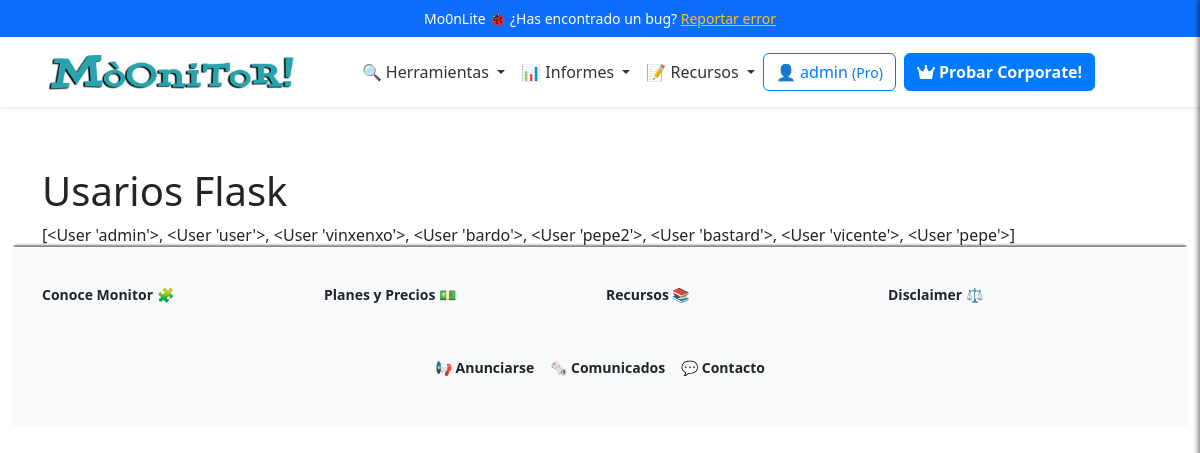
The page /admin/usuarios (signed in) on the database its author committed.
### app/models/user_model.py (models this page shows, shortened)
class Users(UserMixin, db.Model):
    __tablename__ = 'Users'
    id = db.Column(db.Integer, primary_key=True)
    username = db.Column(db.String(80), unique=True, nullable=False)
    email = db.Column(db.String(120), unique=True, nullable=False)
    password_hash = db.Column(db.String(255), nullable=False)
    token = db.Column(db.String(255), index=True, unique=True)
    active = db.Column(db.Boolean, default=False)
    registered_on = db.Column(db.DateTime,
                              nullable=False,
                              default=datetime.datetime.utcnow)
    config = db.Column(JSONType)
    role = db.Column(db.String(20), nullable=False, default='usuario')
    subscription_plan = db.Column(Enum('Free',
                                       'Pro',
                                       'Corporate',
                                       name='subscription_plans'),
                                  default='Free')
    subscription_currency = db.Column(
        db.String(3), default='EUR')  # ISO currency codes (e.g., USD, EUR)
    subscription_expiration = db.Column(db.DateTime, nullable=True)
    subscription_frequency = db.Column(Enum('Monthly',
                                            'Annually',
                                            name='subscription_frequency'),
                                       default='Monthly')
    primary_payment = db.Column(JSONType, nullable=True)  # IBAN, SWIFT, etc.
    secondary_payment = db.Column(JSONType, nullable=True)
    transactions = db.relationship('Transaction', backref='user', lazy=True)
    def __repr__(self):
        return '<User %r>' % self.username
    def is_subscription_active(self):
        if not self.subscription_expiration:
            return False
        return self.subscription_expiration > datetime.datetime.utcnow()

### app/views/user_views.py (the view)
@app.route('/admin/usuarios')
@login_required
def usuarios():
    breadcrumbs = [{
        'url': '/admin',
        'text': 'Admin'
    }, {
        'url': '/admin/usuarios',
        'text': 'Listado usuarios'
    }]
    users = Users.query.all()
    log_event('ADMIN', 'Lista de usuarios.')
    return render_template('user/usuarios.html',
                           users=users,
                           breadcrumbs=breadcrumbs)

### app/__init__.py (called while the page is built)
@app.context_processor
def inject_sidebar_info():
    return dict(is_admin=current_user.is_authenticated
                and current_user.role == 'admin')

@app.context_processor
def inject_breadcrumb():
    breadcrumbs = [{
        'url': '/',
        'text': 'Inicio'
    }, {
        'url': '/profile',
        'text': 'Opcion 1'
    }, {
        'url': '/profile/edit',
        'text': 'Sub opcion 1'
    }]
    return {'breadcrumbs': breadcrumbs}

@app.context_processor
def inject_grouped_tools():
    grouped_tools = {}
    for category, tools_in_category in groupby(sorted(
            tools, key=itemgetter('category')),
                                               key=itemgetter('category')):
        subcategories = {}
        for subcategory, tools_in_subcategory in groupby(
                sorted(tools_in_category, key=itemgetter('subcategory')),
                key=itemgetter('subcategory')):
            subcategories[subcategory] = list(tools_in_subcategory)
        grouped_tools[category] = subcategories
    return dict(grouped_tools=grouped_tools)

@login_manager.user_loader
def load_user(user_id):
    return Users.query.get(int(user_id))

### app/controllers/logs_controller.py (called while the page is built)
def log_event(event, description):
    page = request.path
    user_id = current_user.id if current_user.is_authenticated else None
    user_name = current_user.username if current_user.is_authenticated else None
    log = Log(user_id=user_id,
              user_name=user_name,
              event=event,
              description=description,
              page=page)
    db.session.add(log)
    db.session.commit()

### app/templates/user/usuarios.html (shortened to what this page needs)
{% extends "base.html" %}
{% block content %}
    <h1>Usarios Flask</h1>
    {{ users }}
{% endblock %}

### app/templates/inc/navbar.html (shortened to what this page needs)
<nav class="navbar navbar-expand-lg navbar-light bg-white shadow-sm">
  <div class="container">
    <a class="navbar-brand mx-auto" href="{{ url_for('index') }}">
      <img src="{{ url_for('static', filename='logo.png') }}" alt="Logo" height="50"
        class="d-inline-block align-text-top">
    </a>
    <div class="collapse navbar-collapse justify-content-center" id="navbarNav">
      <ul class="navbar-nav align-items-center">
        <li class="nav-item dropdown">
          <a class="nav-link dropdown-toggle" href="#" id="domainDnsDropdown" role="button" data-bs-toggle="dropdown"
            aria-expanded="false">
            🔍 Herramientas
          </a>
        </li>
        <li class="nav-item dropdown">
          <a class="nav-link dropdown-toggle" href="#" id="domainDnsDropdown" role="button" data-bs-toggle="dropdown"
            aria-expanded="false">
            📊 Informes
          </a>
        </li>
        <li class="nav-item dropdown">
          <a class="nav-link dropdown-toggle" href="#" id="domainDnsDropdown" role="button" data-bs-toggle="dropdown"
            aria-expanded="false">
            📝 Recursos
          </a>
        </li>
      </ul>
    <div class="d-flex flex-column flex-sm-row align-items-center justify-content-center ms-0 mb-3 mt-3">
      {% if current_user.is_authenticated %}
          <a href="/dashboard" class="btn btn-outline-primary mb-2 mb-sm-0 me-sm-2">
              <span class="item-responsive">👤 {{ current_user.username }}
                  <small>({{ current_user.subscription_plan }})</small>
              </span>
          </a>
          {% if current_user.subscription_plan == "Free" %}
              <a class="btn btn-primary mb-2 mb-sm-0 me-sm-2 text-decoration-none fw-semibold" href="{{ url_for('edit_subscription') }}">
                  <i class="fa-solid fa-rocket"></i> Mejorar!
              </a>
          {% elif current_user.subscription_plan == "Pro" %}
              <a class="btn btn-primary mb-2 mb-sm-0 me-sm-2 text-decoration-none fw-semibold" href="{{ url_for('edit_subscription') }}">
                  <i class="fa-solid fa-crown"></i> Probar Corporate!
              </a>
          {% endif %}
      {% endif %}
  </div>
    </div>
  </div>
</nav>

### app/static/css/style.css (style rules this page uses)
:root { --primary-color: #007bff; --secondary-color: #6c757d; --background-color: #f8f9fa; --text-color: #212529; --info-color: #7c71c5; --navbar-background: white; --navbar-shadow: 0 4px 2px -2px rgba(0, 0, 0, 0.1); --navbar-link: #333; --white: #fff; --featured-column: #f9f9f9; --menu-header: #000; --menu-separator: #ccc; --hover-background: #e0e0e0; }
body { display: flex; flex-direction: column; min-height: 100vh; background-image: url('https://ciberpunk.es/wp-content/uploads/2020/12/finance4-section-bg2.png'); background-repeat: repeat-y; background-blend-mode: normal; }
.navbar { background-color: var(--navbar-background); box-shadow: var(--navbar-shadow); width: 100%; display: block; padding: 0; position: relative; }
.navbar-nav .nav-link { color: var(--navbar-link); }
.btn-primary { background-color: var(--primary-color); border-color: var(--primary-color); }
.btn-outline-primary { border-color: var(--primary-color); color: var(--primary-color); }

### rows shown on the page
Users: username "admin", subscription_plan "Pro", username.username "[<User 'admin'>, <User 'user'>, <User 'vinxenxo'>, <User 'bardo'>, <User 'pepe2'>, <User 'bastard'>, <User 'vicente'>, <User 'pepe'>]"
